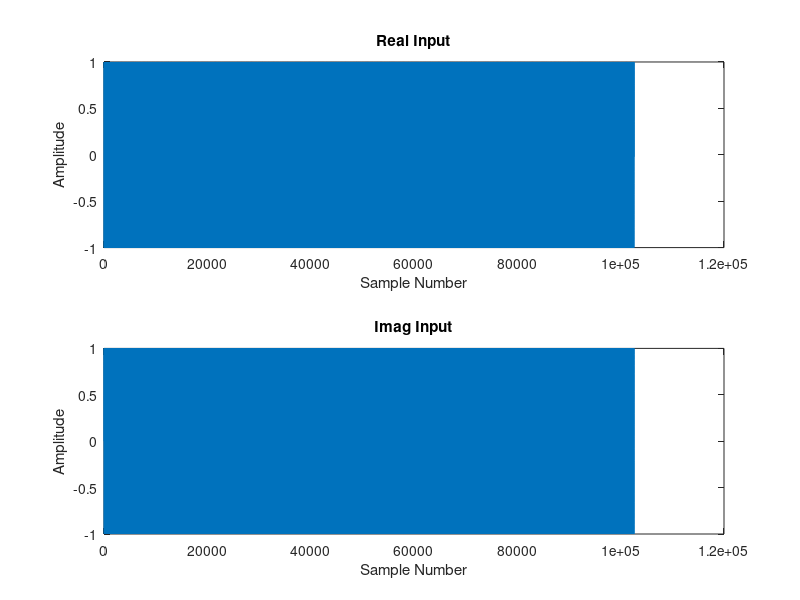
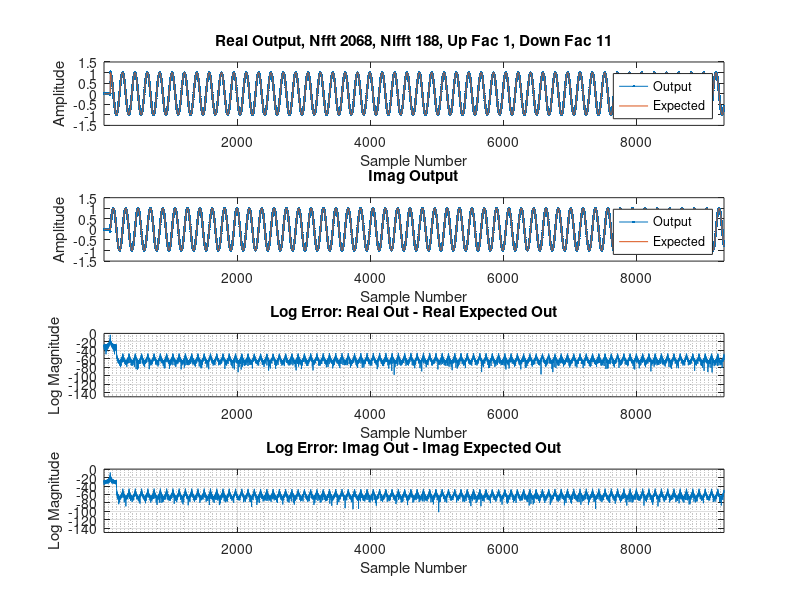
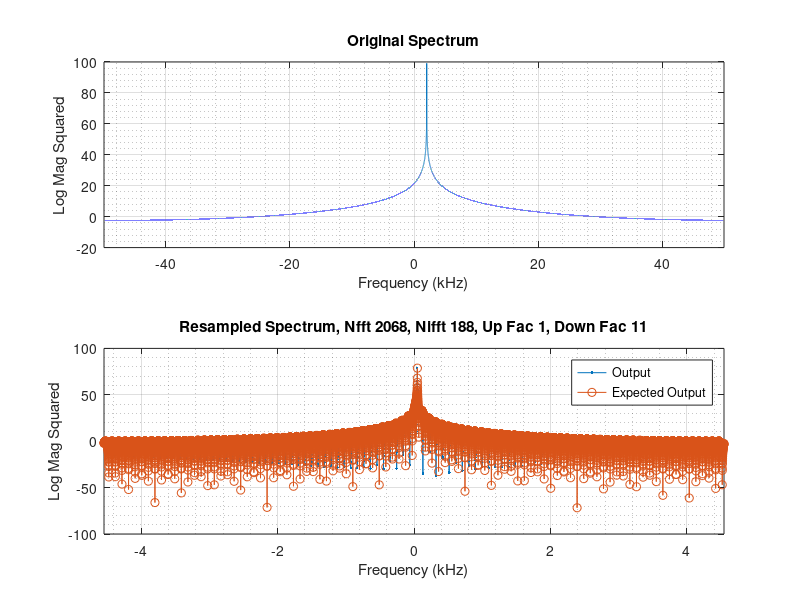

Source code (MATLAB) for these figures, in order:
%% Use an FFT and IFFT pair to resample a time series
% This resampler supports any rational resampling amount using an FFT/IFFT
% pair and zero insertion or sample removal in the frequency domain.
close all; clear

% TODO:
% 5) Repackage the resampler core as a function
% 6) Implement the resampler bank using the core function. The bank should
% use one FFT and produce N output channels, each with a different resample
% factor from different parts of the input spectrum
% 7) Implement a frequency domain filter so that the output channels can
% have occupied bandwidth less than the output sample rate

% Resampler parameters
Nfft_min = 2048; % minimum FFT size, true value can be larger as needed
up_fac = 1;      % upsampling factor
down_fac = 11;   % downsampling factor

% Input signal parameters
% Nsamps = 10000;  % total number of input samples
Nsamps = 100*2052/2;  % total number of input samples
fs = 100e3;      % sample rate (Hz)
fc = 2e3;          % center frequency
bw = 1;        % bandwidth, if bw = 1 a complex tone will be generated
fsrs = fs*up_fac/down_fac;  % sampling rate after resampling

%% Compute dependent resampler parameters and memory allocation
if fsrs/2 < abs(fc) + bw/2
    warning('USER ERROR: Your choice of fc, bw and up_fac/down_fac will cause aliasing!')
end

% Make up_fac and down_fac as small as possible while preserving ratio
if rem(up_fac,1) || rem(down_fac,1) || up_fac < 0 || down_fac < 0
    error('USER ERROR: up_fac and down_fac must be positive integers');
end
gcd_val = gcd(up_fac, down_fac);
if gcd_val ~= 1
    up_fac = up_fac/gcd_val;
    down_fac = down_fac/gcd_val;
end

% Determine FFT size that will support the resample ratio (up_fac/down_fac)
% The requirement is FFT size divided by down_fac must be even so that the
% needed number of spectrum sample pairs can be removed
Nfft = Nfft_min;
while mod(Nfft/down_fac,2) ~= 0
    Nfft = Nfft + 2;
end
Nifft = Nfft*up_fac/down_fac;
if mod(Nifft,2) ~= 0
    error('Nifft is not an even number, something went wrong')
end

% Memory allocations
fsrs = fs*up_fac/down_fac;  % sampling rate after resampling
win = hann(Nfft, 'periodic').';
fft_buf = zeros(1,Nfft/2);
if up_fac >= down_fac
    fft_out = zeros(1,Nifft);
else
    fft_out = zeros(1,Nfft);
end
ifft_buf = zeros(1,Nifft/2);
% out = zeros(1, ceil(up_fac/down_fac*Nsamps));

%% Generating the input band signal
t = 0:1/fs:Nsamps/fs-1/fs;  % start rate time
bins = ceil(Nfft*(bw/fs));
trs = 0:1/fsrs:max(t);      % resampled time
if bins == 1
    f = ceil(fs/Nfft);
else
    f = (-bins/2:1:bins/2)*(fs/Nfft);
%     f = f(f>0); % use this to create a complex signal
end

expected_out = exp(1i*2*pi*f(1)*trs);
for i=2:length(f)
    expected_out = expected_out+exp(1i*2*pi*f(i)*trs);
end
expected_out = expected_out/length(f);

f = fc + f;
input = exp(1i*2*pi*f(1)*t);

for i=2:length(f)
    input = input+exp(1i*2*pi*f(i)*t);
end
input = input/length(f);

%% Resampler signal processing
% Nsamps_slice = 128;    
fc_idxs = -Nifft/2:-1; % start indices for fc down conversion
out = []; % collects all output pieces for plotting
% kk = 1; % output index
% for nn = 1:Nsamps_slice:numel(input)-Nsamps_slice
for nn = 1:Nfft/2:numel(input)-Nfft/2
    idxs = nn:nn+Nfft/2-1;
    slice = [fft_buf input(idxs)];
    fft_buf = input(idxs);

    start_idx = abs(Nifft/2 - Nfft/2) + 1;
    if up_fac >= down_fac
        stop_idx = start_idx + Nfft - 1;        
        temp = up_fac/down_fac*fftshift(fft(slice.*win));
        fft_out(start_idx:stop_idx) = temp;
        % Insert a filter sequence with passband equal to the desired occupied 
        % bandwidth. Multiply ifft_out by this filter before taking ifft.
        ifft_out = ifft(ifftshift(fft_out));
    else
        stop_idx = start_idx + Nifft - 1;        
        fft_out = up_fac/down_fac*fftshift(fft(slice.*win));
        % Insert a filter sequence with passband equal to the desired occupied 
        % bandwidth. Multiply ifft_out by this filter before taking ifft.
        ifft_out = ifft(ifftshift(fft_out(start_idx:stop_idx)));
    end
    out_piece = ifft_out(1:Nifft/2) + ifft_buf; % slice by slice version
%     out(kk:kk+Nifft/2-1) = ifft_out(1:Nifft/2) + ifft_buf;    
    ifft_buf = ifft_out(Nifft/2+1:end);

    % Frequency down conversion for a given fc slice by slice    
%     sine_wave = [sine_wave exp(-1j*2*pi*(fc/fsrs)*fc_idxs)]; % just test
    out_piece = out_piece.*exp(-1j*2*pi*(fc/fsrs)*fc_idxs);    % slice by slice output
    out = [out out_piece]; % collect all out slices for plots
    fc_start_idx = fc_idxs(end) + 1; % phase continuous across slices
    fc_idxs = fc_start_idx:fc_start_idx + Nifft/2 - 1;

%     kk = kk + Nifft/2;
end
% Frequency correction for given fc, this introduces a phase offset but its
% fine as real world signals will have phase offsets
% out = out.*exp(-1j*2*pi*(fc/fsrs)*(-Nifft/2:length(out)-Nifft/2-1));

expected_out = [zeros(1,Nfft/2*up_fac/down_fac) expected_out]; % account for filter delays

%% Plotting
% Cut out the start and end portions that are due to edge effects
% out_slice = out(Nfft/2*up_fac/down_fac+1:end-Nfft/2*up_fac/down_fac);
% exp_out_slice = expected_out(Nfft/2*up_fac/down_fac+1:end-2*Nfft/2*up_fac/down_fac);

% Time domain figures
figure
subplot(211)
plot(real(input))
title("Real Input")
xlabel('Sample Number')
ylabel('Amplitude')

subplot(212)
plot(imag(input))
title("Imag Input")
xlabel('Sample Number')
ylabel('Amplitude')

figure
subplot(411)
plot(real(out), '.-'); hold all
% plot(real(out_pieces),'.-'); hold all
plot(real(expected_out(1:length(out))))
xlim('tight')
xlabel('Sample Number')
ylabel('Amplitude')
title(sprintf("Real Output, Nfft %i, Nifft %i, Up Fac %i, Down Fac %i", Nfft, Nifft, up_fac, down_fac))
legend('Output','Expected')

subplot(412)
plot(imag(out), '.-'); hold all
% plot(imag(out_pieces),'.-'); hold all
plot(imag(expected_out(1:length(out))))
xlim('tight')
xlabel('Sample Number')
ylabel('Amplitude')
title("Imag Output")
legend('Output','Expected')

subplot(413)
plot(10*log10(abs(real(out) - real(expected_out(1:length(out))))))
% plot(10*log10(abs(real(out_pieces) - real(expected_out(1:length(out_pieces))))))
xlim('tight')
ylim([-150 0])
xlabel('Sample Number')
ylabel('Log Magnitude')
title("Log Error: Real Out - Real Expected Out")
grid; grid minor

subplot(414)
plot(10*log10(abs(imag(out) - imag(expected_out(1:length(out))))))
% plot(10*log10(abs(imag(out_pieces) - imag(expected_out(1:length(out_pieces))))))
xlim('tight')
ylim([-150 0])
xlabel('Sample Number')
ylabel('Log Magnitude')
title("Log Error: Imag Out - Imag Expected Out")
grid; grid minor

% Frequency domain figures
figure
subplot(211)
Nfftp = length(input);
faxis = fs*1e-3*(-0.5:1/Nfftp:0.5-1/Nfftp);
plot(faxis, 10*log10(abs(fftshift(fft(input,Nfftp)).^2)));
xlabel('Frequency (kHz)')
ylabel('Log Mag Squared')
title('Original Spectrum')
xlim('tight')
grid; grid minor

subplot(212)
% Nfftp = length(out_slice);
Nfftp = length(out);
faxis = fsrs*1e-3*(-0.5:1/Nfftp:0.5-1/Nfftp);
% plot(faxis, 10*log10(abs(fftshift(fft(out_slice,Nfftp)).^2)),'.-'); hold all
plot(faxis, 10*log10(abs(fftshift(fft(out,Nfftp)).^2)),'.-'); hold all

% Nfftp = length(exp_out_slice);
Nfftp = length(expected_out);
faxis = fsrs*1e-3*(-0.5:1/Nfftp:0.5-1/Nfftp);
% plot(faxis, 10*log10(abs(fftshift(fft(exp_out_slice,Nfftp)).^2)),'o-');
plot(faxis, 10*log10(abs(fftshift(fft(expected_out,Nfftp)).^2)),'o-');
xlabel('Frequency (kHz)')
ylabel('Log Mag Squared')
title(sprintf("Resampled Spectrum, Nfft %i, Nifft %i, Up Fac %i, Down Fac %i", Nfft, Nifft, up_fac, down_fac))
xlim('tight')
grid; grid minor
legend('Output','Expected Output')
